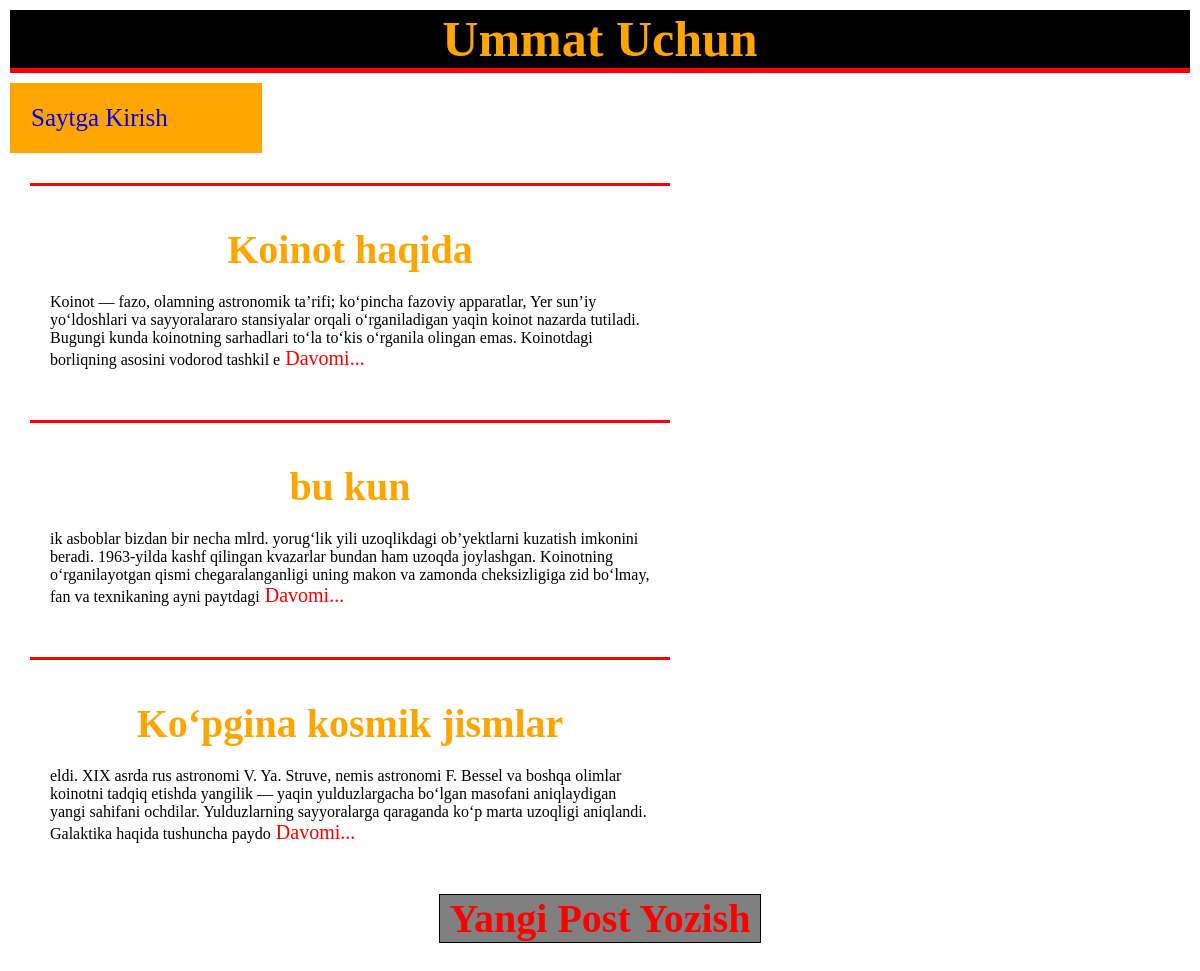
The page / on the database its author committed.
### my_blog/models.py (models this page shows, shortened)
class Post(models.Model):
    title = models.CharField(max_length=200)
    author = models.ForeignKey(
        'auth.User',
        on_delete=models.CASCADE
    )
    body = models.TextField()

### my_blog/views.py (the view)
# urls.py: path('', BlogListView.as_view(), name='home'),
class BlogListView(ListView):
    model = Post
    template_name = 'index.html'

### templates/index.html
{% extends 'base.html' %}
{% block content %}
    {% for post in object_list %}
        <div class="post-entry">
            <h2 style="color:orange;">{{ post.title }}</h2>
            <p>{{ post.body | slice:":300" }}<a href="{% url 'post_detail' post.pk %}" STYLE="font-size:20px; color:red;"> Davomi...</a></p>
        </div>
    {% endfor %}
{% endblock content %}

### templates/base.html (shortened to what this page needs)
<!DOCTYPE html>
{% load static %}
<html lang="en">
<head>
    <link rel="stylesheet" href="{% static 'base.css' %}">
</head>
<body>
    <header>
        <div id="menu">
            <h1><a href="{% url 'home' %}">Ummat Uchun </a> </h1>
        </div>
    </header>
    <div style="width:250px;border:1px solid orange;margin-left:10px; background:orange;">
        {% if user.is_authenticated %}
        <p style="font-size:25px; margin:20px;">Xush kelibsiz, {{user.username }}</p>
        <p style="font-size:25px; margin:20px;">
            <a href="{% url 'logout' %}">chiqib ketish</a>
        </p>
    {% else %}
        <p style="font-size:25px; margin:20px;">
            <a href="{% url 'login' %}">Saytga Kirish</a>
        </p>
    {% endif %}
    </div>
    <div>
        {% block content %}
        {% endblock content %}
    </div>
<footer>
    <div >
        <h2 style="border:1px solid;width:320px;margin:0 auto;background:gray;font-size:40px; margin-bottom:100px;"><a href="{% url 'post_new' %}" style=" color:red;">Yangi Post Yozish</a> </h2>
    </div>
</footer>
</body>
</html>

### static/base.css (style rules this page uses)
* { margin:0px; padding:0px; }
h2 { text-align:center; margin:20px; font-size:40px; }
a { text-decoration:none; }
header h1 a { text-decoration:none; margin: 50px; font-size:50px; color:orange }
header h1 { text-align:center; background-color:black; }
#menu { margin:10px; border-bottom:5px solid red; }
.post-entry { border-top:3px solid red; width:600px; margin:30px; padding:20px; }

### rows shown on the page
Post: title "Koinot haqida", body "Koinot — fazo, olamning astronomik taʼrifi; koʻpincha fazoviy apparatlar, Yer sunʼiy yoʻldoshlari va sayyoralararo stansiyalar orqali oʻrganiladigan yaqin koinot nazarda tutiladi. Bugungi kunda koinotning sarhadlari toʻla toʻkis oʻrganila olingan emas. Koinotdagi borliqning asosini vodorod tashkil e"
Post: title "bu kun", body "ik asboblar bizdan bir necha mlrd. yorugʻlik yili uzoqlikdagi obʼyektlarni kuzatish imkonini beradi. 1963-yilda kashf qilingan kvazarlar bundan ham uzoqda joylashgan. Koinotning oʻrganilayotgan qismi chegaralanganligi uning makon va zamonda cheksizligiga zid boʻlmay, fan va texnikaning ayni paytdagi"
Post: title "Koʻpgina kosmik jismlar", body "eldi. XIX asrda rus astronomi V. Ya. Struve, nemis astronomi F. Bessel va boshqa olimlar koinotni tadqiq etishda yangilik — yaqin yulduzlargacha boʻlgan masofani aniqlaydigan yangi sahifani ochdilar. Yulduzlarning sayyoralarga qaraganda koʻp marta uzoqligi aniqlandi. Galaktika haqida tushuncha paydo"
